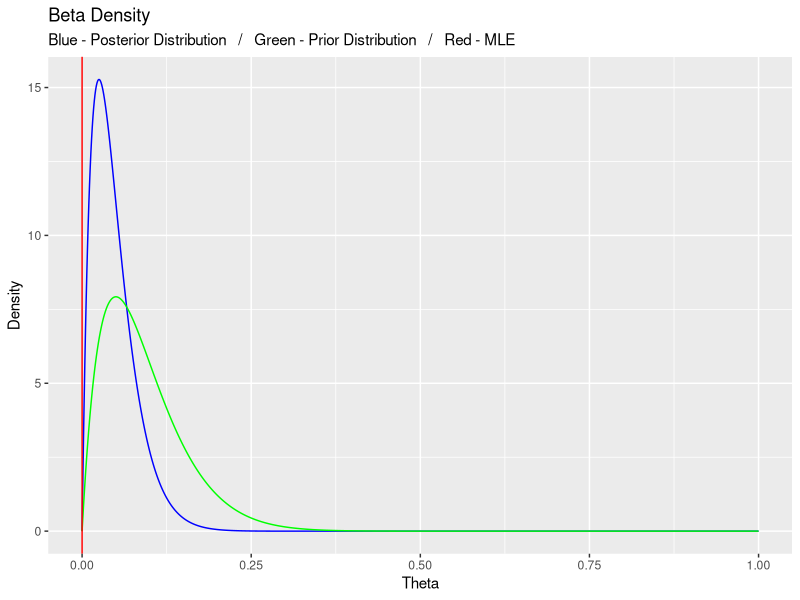
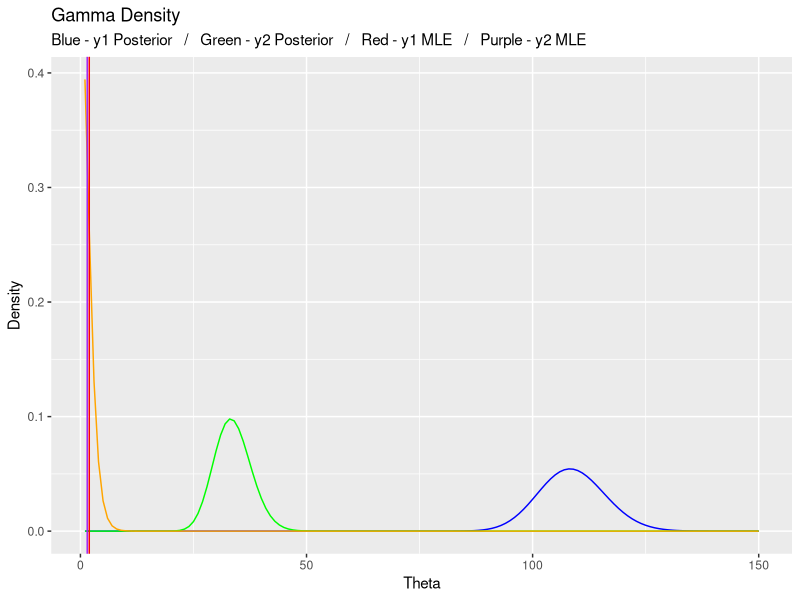

The R script that drew these images, in order:
## ---- chunk 1

### Load in the necessary packages

library(ggplot2)
library(coda)



##### Problem 2 #####



## Set the parameter values

y <- 0
n <- 20
alpha <- 2
beta <- 20

## Set the theta values

theta <- seq(from = 0, to = 1, length.out = 1000)

## ---- chunk 2

### Part i ###



## Plot the posterior distribution

post_beta_dens <- dbeta(x = theta, shape1 = y + alpha, shape2 = (n - y) + beta)

ggplot() +
    geom_line(aes(x = theta, y = post_beta_dens), col = "blue") +
    geom_line(aes(x = theta, y = dbeta(x = theta, shape1 = alpha, shape2 = beta)), col = "green") +
    geom_vline(aes(xintercept = (y / n)), col = "red") +
    labs(x = "Theta", y = "Density", title = "Beta Density",
         subtitle = "Blue - Posterior Distribution   /   Green - Prior Distribution   /   Red - MLE")

## ---- chunk 3

### Part ii ###



## Draw a sample from my posterior distribution

post_beta_rand <- rbeta(n = 10000, shape1 = y + alpha, shape2 = (n - y) + beta)

## Compute the HPD interval

bayes_int <- as.vector(HPDinterval(as.mcmc(post_beta_rand), prob = 0.95)[1, 1:2])

## Calculate the MLE

y_hat <- (y / n)

## Compute the frequentist interval

freq_int <- c((y_hat) - (1.96 * (sqrt(y_hat * (1 - y_hat)) / 2)),
              (y_hat) + (1.96 * (sqrt(y_hat * (1 - y_hat)) / 2)))

## Output the results

cat("HPD Interval: ", "(", bayes_int[1], ",", bayes_int[2], ")")
cat("Frequentist Interval: ", "(", freq_int[1], ",", freq_int[2], ")")

## ---- chunk 4

### Part iii ###



## Compute the log odds of our posterior beta distrbution

odds_samp <- log(post_beta_rand / (1 - post_beta_rand))

## Compute the HPS interval

bayes_int_odds <- as.vector(HPDinterval(as.mcmc(odds_samp), prob = 0.95)[1, 1:2])

## Output the result

cat("HPD Interval: ", "(", bayes_int_odds[1], ",", bayes_int_odds[2], ")")

## ---- chunk 5

## Get the poisson parameter

lambda <- (217 + 66) / 155

## Generate poisson data with the parameter

pois_data <- rpois(1000, lambda = lambda)

## Sample mean and variance

samp_mean <- mean(pois_data)
samp_var <- var(pois_data)

## Compute the gamma parameters

find_gamma_params <- function(mu, sigma_sq) {
    
    beta <- mu / sigma_sq
    alpha <- beta * mu
    return(c(alpha, beta))
    
}

gamma_params <- find_gamma_params(samp_mean, samp_var)

cat("Gamma Parameters")
cat("Alpha Parameter: ", round(gamma_params[1], 4))
cat("Beta Parameter: ", round(gamma_params[2], 4))

## ---- chunk 6

### Part ii ###



## Set theta values

theta <- seq(from = 1, to = 150, by = 1)

## Set the sample values

y_1 <- 217
y_2 <- 66
n_1 <- 111
n_2 <- 44
lambda_1 <- 217 / 111
lambda_2 <- 66 / 44

## Generate samples from the posterior distributions

post_dens_y1 <- dgamma(x = theta, shape = y_1 + gamma_params[1], rate = gamma_params[2] + 1)
post_dens_y2 <- dgamma(x = theta, shape = y_2 + gamma_params[1], rate = gamma_params[2] + 1)
prior_dens <- dgamma(x = theta, shape = gamma_params[1], rate = gamma_params[2])

## Generate the plot

ggplot() +
    geom_line(aes(x = theta, y = post_dens_y1), col = "blue") +
    geom_line(aes(x = theta, y = post_dens_y2), col = "green") +
    geom_line(aes(x = theta, y = prior_dens), col = "orange") +
    geom_vline(aes(xintercept = lambda_1), col = "red") +
    geom_vline(aes(xintercept = lambda_2), col = "purple") +
    labs(x = "Theta", y = "Density", title = "Gamma Density",
         subtitle = "Blue - y1 Posterior   /   Green - y2 Posterior   /   Red - y1 MLE   /   Purple - y2 MLE")

